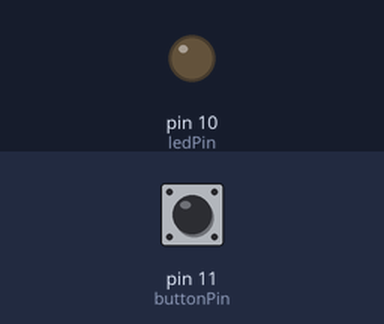
Bench run of a sketch on a simulated Arduino Uno, built with avr-gcc and run on an emulated ATmega328P. Shown: output pins drawn as LEDs (lit = HIGH). Inputs (shaded band) come from the test bench; at power-on: pin 11 (buttonPin) LOW.

Above: at 1.2 s.
1.3 s: pin 11 (buttonPin) pulled HIGH for 0.15 s
At 1.37 s:
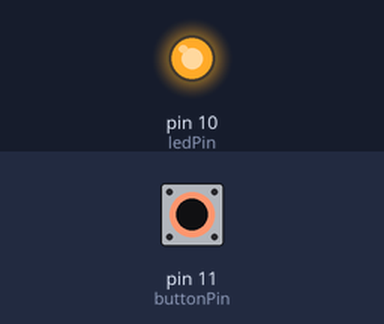
2.9 s: pin 11 (buttonPin) pulled HIGH for 3.2 s
At 7.3 s:
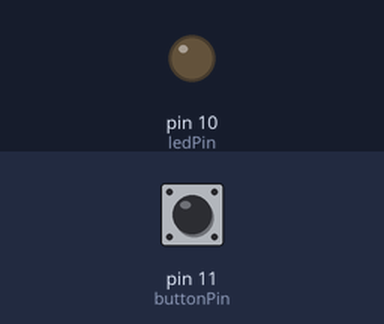
Timing chart, 0 to 8.8 s (numbered marks = the images above; inputs shaded):
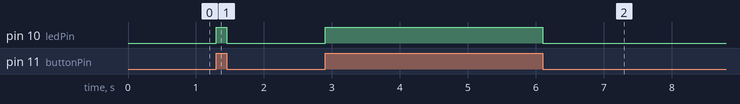

The sketch:

Button_INPUT.ino
```cpp
int buttonPin = 11;          // the number of the pushbutton pin
int ledPin = 10;             // the number of the LED pin
int buttonState = 0;         // variable for reading the pushbutton status

void setup() {

     pinMode(ledPin, OUTPUT);               // initialize the LED pin as an output:
     pinMode(buttonPin, INPUT);             // initialize the pushbutton pin as an input:
}

void loop() {

      buttonState = digitalRead(buttonPin); // read the state of the pushbutton value
      if (buttonState == HIGH) {            // if the buttonState is HIGH turn LED on
             digitalWrite(ledPin, HIGH);
      } else {
          digitalWrite(ledPin, LOW);        // if not, turn LED off
      }
}
```

Measured:
- after the input at 1.3 s, pin 10 (ledPin): LOW → HIGH at once, → LOW 0.15 s later
- after the input at 2.9 s, pin 10 (ledPin): LOW → HIGH at once, → LOW 3.2 s later
